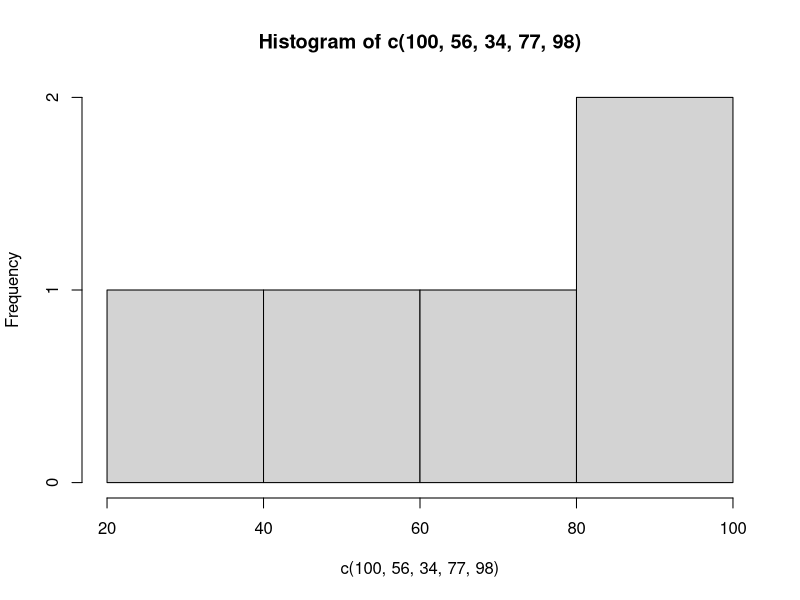

Write R code to recreate this figure.
################################################################################
#                                                                              #
#                        Les functions dans R                                  #
#                       Author : Derrick Demeveng                              #
#                                                                              #
################################################################################

#' En programmation, une fonction est un bloc de code conçu pour accomplir une 
#' tâche spécifique. C’est un morceau de code réutilisable qui peut être appelé 
#' (ou invoqué) depuis différentes parties d’un programme pour exécuter sa tâche
#'  lorsque cela est nécessaire.

# Example of functions in r
seq(10, 100, 5)

mean(na.rm = T, x = c(100, 56, 34, 77, 98, NA))

class(c(100, 56, 34, 77, 98))

hist(c(100, 56, 34, 77, 98))


# Creer une function

afficher_nom <- function(){
  print("Derrick Demeveng")
}

afficher_nom()

# function dynamique

afficher_nom <- function(nom){
  print(nom)
}

afficher_nom("Travaux Publique")

nom_ecole = afficher_nom("Travaux Publique")

# retour de la function n'affiche pas le resultat

afficher_nom <- function(nom){
  return(nom)
}

afficher_nom("Travaux Publique")

nom_ecole_2 <- afficher_nom("Travaux Publique")

# passer plusieurs parametres

afficher_nom <- function(nom, prenom, age){
  phrase <- 
    paste(
      "Bonjour, je me nomme",
      nom,
      prenom,
      "et je suis agé de",
      age,
      "ans"
    )
  
  return(phrase)
}

afficher_nom("Demeveng", "Derrick", 10)


# function de calcul de distance entre deux points

#' Function to compute distance
#'
#' @param a first point
#' @param b second point
#'
#' @return numeric
#' @export
#'
#' @examples
#' 
#' pt1 <- c(70000, 430887)
#' pt2 <- c(70342, 437380)
#' dist(a = pt1, b = pt2)
#' 
#' 
dist <- function(a, b){
  d = sqrt(((a[1]-b[1]))^2 + ((a[2]-b[2]))^2)
  return(d)
}


pt1 <- c(70000, 430887)
pt2 <- c(70342, 437380)

dist(a = pt1, b = pt2)

# Documenter le code

# Exercises --------------------------------------------------------------------

# 1) Ecrivez une function pour le calcul de gisement.
# 2) Ecrivez une function pour le calcul de la longeur total d'une polygonal de 
#    a 5 sommets
# 3) Ecrivez une function pour le calcul de la surface d'une parcelle a 4 sommets










